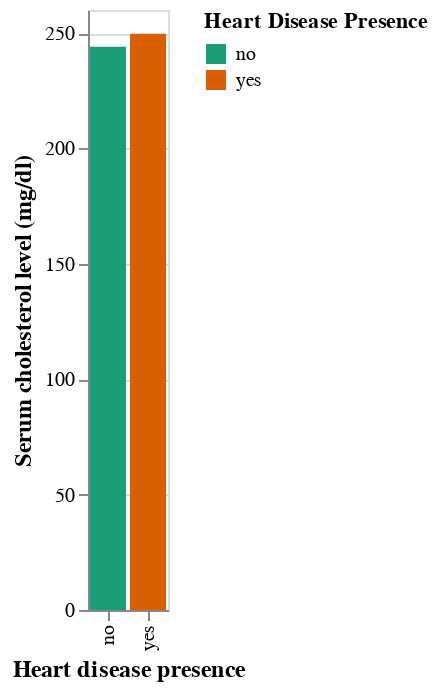

Write notebook code for a chart like this one.
### Markdown cell above
**Figure 9B: Heart disease presence versus cholesterol level:**

### Code cell
hdp_vs_chol_general = (
    alt.Chart(hd_general_mean2_)
    .mark_bar()
    .encode(
        x=alt.X("heart_disease_presence", title="Heart disease presence"),
        y=alt.Y("chol mean", title="Serum cholesterol level (mg/dl)"),
        color=alt.Color("heart_disease_presence", title="Heart Disease Presence", scale=alt.Scale(scheme='dark2'))
    )
).configure_axis(titleFontSize=12)
hdp_vs_chol_general

### Figure 1 — Vega-Lite specification as saved in the notebook (floating-point values rounded to 4 significant figures)
{"config": {"view": {"continuousWidth": 400, "continuousHeight": 300}, "axis": {"titleFontSize": 12}}, "data": {"name": "data-da41559b3fddfbcd7944c3cccd413fb2"}, "mark": "bar", "encoding": {"color": {"field": "heart_disease_presence", "scale": {"scheme": "dark2"}, "title": "Heart Disease Presence", "type": "nominal"}, "x": {"field": "heart_disease_presence", "title": "Heart disease presence", "type": "nominal"}, "y": {"field": "chol mean", "title": "Serum cholesterol level (mg/dl)", "type": "quantitative"}}, "$schema": "https://vega.github.io/schema/vega-lite/v4.17.0.json", "datasets": {"data-da41559b3fddfbcd7944c3cccd413fb2": [{"heart_disease_presence": "no", "trestbps(systolic) mean": 129.5, "chol mean": 244.1, "max_heart_rate mean": 158.9}, {"heart_disease_presence": "yes", "trestbps(systolic) mean": 133.1, "chol mean": 249.7, "max_heart_rate mean": 139.6}]}}
